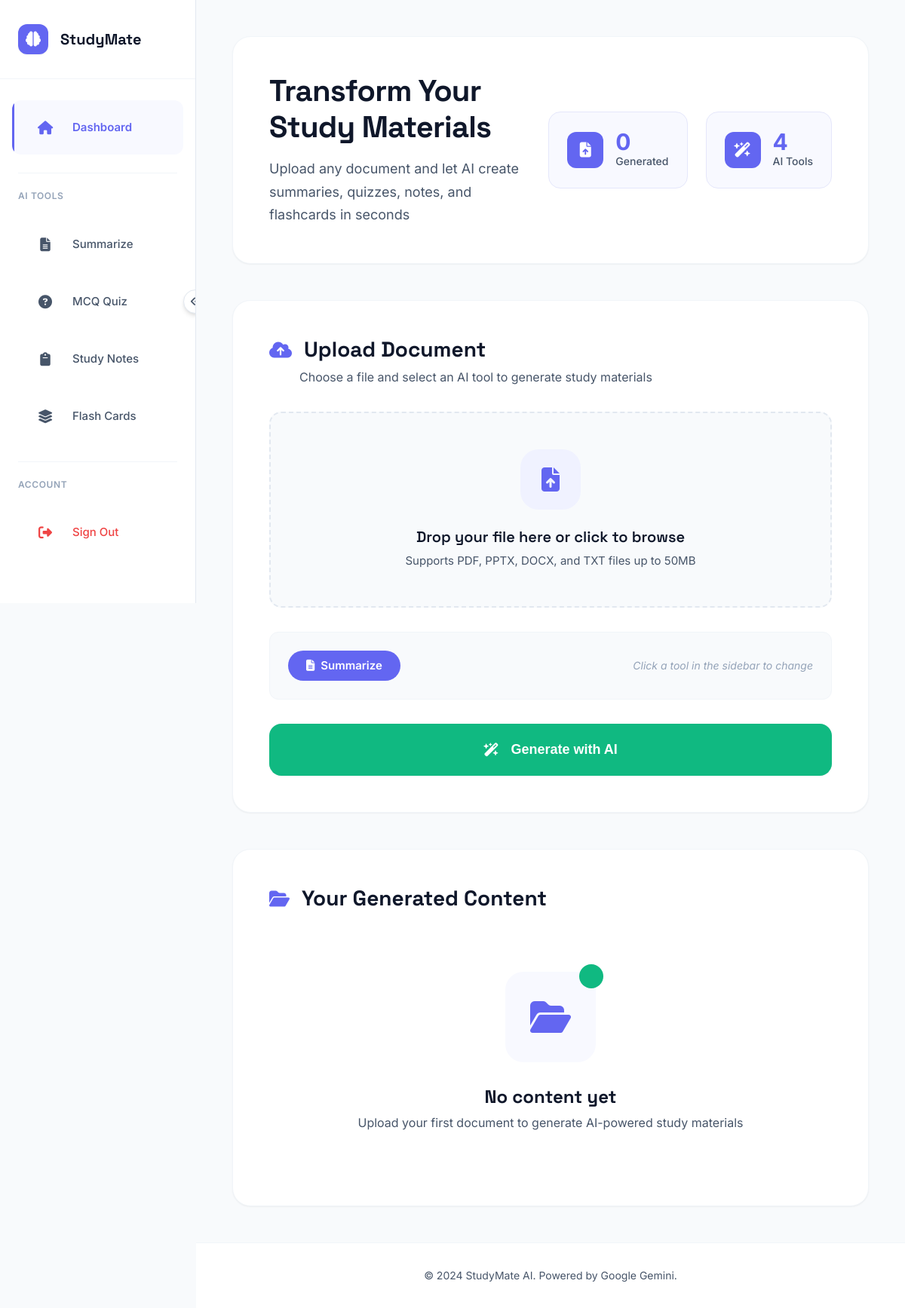
/dashboard (signed in), run on an earlier commit of the app's database.
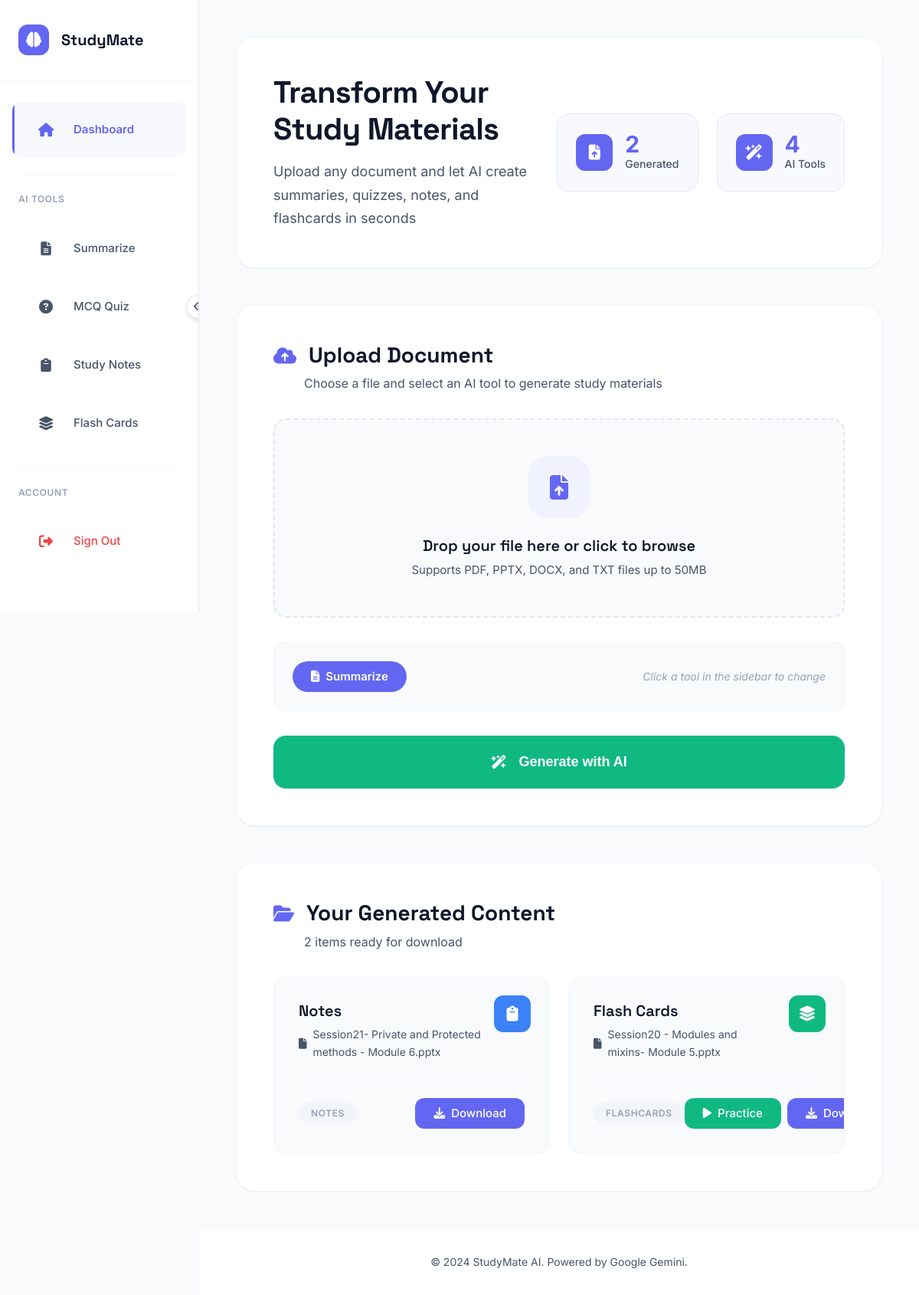
And on a later commit of the database.
### tables this page shows
CREATE TABLE jobs(
        id INTEGER PRIMARY KEY AUTOINCREMENT,
        user_id INTEGER,
        title TEXT,
        s3_input_key TEXT,
        s3_output_key TEXT,
        kind TEXT
    );

### app.py (the view)
@app.route("/dashboard")
def dashboard():
    if "user_id" not in session:
        return redirect(url_for("signin"))
    db = get_db()
    items = db.execute(
        "SELECT id,title,kind,s3_output_key,s3_input_key FROM jobs WHERE user_id=? ORDER BY id DESC",
        (session["user_id"],)
    ).fetchall()
    items_with_filenames = []
    for item in items:
        original_filename = item[4].split('/')[-1] if item[4] else "Unknown File"
        items_with_filenames.append({
            'id': item[0],
            'title': item[1],
            'kind': item[2],
            's3_output_key': item[3],
            'original_filename': original_filename
        })
    return render_template("dashboard.html", title="Dashboard", items=items_with_filenames)

### app.py (called while the page is built)
def get_db():
    conn = sqlite3.connect("studymate.db")
    conn.execute("""CREATE TABLE IF NOT EXISTS users(
        id INTEGER PRIMARY KEY AUTOINCREMENT,
        email TEXT UNIQUE,
        password_hash TEXT
    )""")
    conn.execute("""CREATE TABLE IF NOT EXISTS jobs(
        id INTEGER PRIMARY KEY AUTOINCREMENT,
        user_id INTEGER,
        title TEXT,
        s3_input_key TEXT,
        s3_output_key TEXT,
        kind TEXT
    )""")
    return conn

### templates/dashboard.html (shortened to what this page needs)
{% extends "base.html" %}
{% block content %}
<div class="dashboard-container">
    <div class="hero-section">
        <div class="hero-content">
            <h1 class="hero-title">Transform Your Study Materials</h1>
            <p class="hero-subtitle">Upload any document and let AI create summaries, quizzes, notes, and flashcards in seconds</p>
        </div>
        <div class="hero-stats">
            <div class="stat-item">
                <div class="stat-icon">
                    <i class="fas fa-file-arrow-up"></i>
                </div>
                <div class="stat-content">
                    <div class="stat-number">{{ items|length }}</div>
                    <div class="stat-label">Generated</div>
                </div>
            </div>
            <div class="stat-item">
                <div class="stat-icon">
                    <i class="fas fa-wand-magic-sparkles"></i>
                </div>
                <div class="stat-content">
                    <div class="stat-number">4</div>
                    <div class="stat-label">AI Tools</div>
                </div>
            </div>
        </div>
    </div>
    <div class="upload-section">
        <div class="section-header">
            <div class="section-title">
                <i class="fas fa-cloud-arrow-up"></i>
                <h2>Upload Document</h2>
            </div>
            <p class="section-subtitle">Choose a file and select an AI tool to generate study materials</p>
        </div>
        <form method="post" action="{{ url_for('upload') }}" enctype="multipart/form-data" class="upload-form" id="uploadForm">
            <div class="file-upload-wrapper">
                <div class="file-upload-area" id="fileUploadArea">
                    <div class="upload-icon-wrapper">
                        <div class="upload-icon" id="uploadIcon">
                            <i class="fas fa-file-arrow-up"></i>
                        </div>
                    </div>
                    <div class="upload-text">
                        <h3>Drop your file here or click to browse</h3>
                        <p>Supports PDF, PPTX, DOCX, and TXT files up to 50MB</p>
                    </div>
                </div>
            </div>
            <div class="selected-tool-display" id="selectedToolDisplay">
                <div class="tool-badge">
                    <i class="fas fa-file-lines"></i>
                    <span>Summarize</span>
                </div>
                <span class="change-tool">Click a tool in the sidebar to change</span>
            </div>
            <button type="submit" class="btn-generate" id="btnGenerate">
                <span class="btn-content">
                    <i class="fas fa-wand-magic-sparkles"></i>
                    <span>Generate with AI</span>
                </span>
            </button>
        </form>
    </div>
    <div class="outputs-section">
        <div class="section-header">
            <div class="section-title">
                <i class="fas fa-folder-open"></i>
                <h2>Your Generated Content</h2>
            </div>
            {% if items %}
            <p class="section-subtitle">{{ items|length }} item{% if items|length != 1 %}s{% endif %} ready for download</p>
            {% endif %}
        </div>
        {% if items %}
            <div class="outputs-grid">
                {% for item in items %}
                <div class="output-card">
                    <div class="output-type-badge badge-{{ item.kind }}">
                        {% if item.kind == 'summarize' %}
                            <i class="fas fa-file-lines"></i>
                        {% elif item.kind == 'mcq' %}
                            <i class="fas fa-circle-question"></i>
                        {% elif item.kind == 'flashcards' %}
                            <i class="fas fa-layer-group"></i>
                        {% else %}
                            <i class="fas fa-clipboard"></i>
                        {% endif %}
                    </div>
                    <div class="output-header">
                        <h4>{{ item.title }}</h4>
                        <div class="output-meta">
                            <span class="output-filename">
                                <i class="fas fa-file"></i>
                                {{ item.original_filename }}
                            </span>
                        </div>
                    </div>
                    <div class="output-footer">
                        <span class="output-type-label">{{ item.kind.title() }}</span>
                        <div class="output-actions">
                            {% if item.kind == 'flashcards' %}
                            <a href="{{ url_for('view_flashcards', job_id=item.id) }}" class="btn-practice">
                                <i class="fas fa-play"></i>
                                <span>Practice</span>
                            </a>
                            {% endif %}
                            <a href="{{ url_for('download', job_id=item.id) }}" class="btn-download">
                                <i class="fas fa-download"></i>
                                <span>Download</span>
                            </a>
                        </div>
                    </div>
                </div>
                {% endfor %}
            </div>
        {% else %}
            <div class="empty-state">
                <div class="empty-illustration">
                    <div class="empty-icon">
                        <i class="fas fa-folder-open"></i>
                    </div>
                    <div class="empty-sparkles">
                    </div>
                </div>
                <h3>No content yet</h3>
                <p>Upload your first document to generate AI-powered study materials</p>
            </div>
        {% endif %}
    </div>
</div>
{% endblock %}

### templates/base.html (shortened to what this page needs)
<!DOCTYPE html>
<html lang="en">
<head>
    <link rel="stylesheet" href="https://cdnjs.cloudflare.com/ajax/libs/font-awesome/6.4.0/css/all.min.css">
    <link rel="stylesheet" href="{{ url_for('static', filename='style.css') }}">
</head>
<body>
    {% if session.user_id %}
    <aside class="sidebar" id="sidebar">
        <div class="sidebar-header">
            <div class="logo">
                <div class="logo-icon">
                    <i class="fas fa-brain"></i>
                </div>
                <span class="logo-text">StudyMate</span>
            </div>
        </div>
        <nav class="sidebar-nav">
            <a href="{{ url_for('dashboard') }}" class="nav-item active" data-tooltip="Dashboard">
                <div class="nav-icon">
                    <i class="fas fa-home"></i>
                </div>
                <span class="nav-text">Dashboard</span>
            </a>
            <div class="nav-divider">
                <span class="nav-divider-text">AI Tools</span>
            </div>
            <a href="#" class="nav-item" data-tool="summarize" data-tooltip="Summarize">
                <div class="nav-icon">
                    <i class="fas fa-file-lines"></i>
                </div>
                <span class="nav-text">Summarize</span>
            </a>
            <a href="#" class="nav-item" data-tool="mcq" data-tooltip="MCQ Quiz">
                <div class="nav-icon">
                    <i class="fas fa-circle-question"></i>
                </div>
                <span class="nav-text">MCQ Quiz</span>
            </a>
            <a href="#" class="nav-item" data-tool="notes" data-tooltip="Study Notes">
                <div class="nav-icon">
                    <i class="fas fa-clipboard"></i>
                </div>
                <span class="nav-text">Study Notes</span>
            </a>
            <a href="#" class="nav-item" data-tool="flashcards" data-tooltip="Flash Cards">
                <div class="nav-icon">
                    <i class="fas fa-layer-group"></i>
                </div>
                <span class="nav-text">Flash Cards</span>
            </a>
            <div class="nav-divider">
                <span class="nav-divider-text">Account</span>
            </div>
            <a href="{{ url_for('signout') }}" class="nav-item nav-item-logout" data-tooltip="Sign Out">
                <div class="nav-icon">
                    <i class="fas fa-right-from-bracket"></i>
                </div>
                <span class="nav-text">Sign Out</span>
            </a>
        </nav>
        <button class="sidebar-toggle" id="sidebarToggle">
            <i class="fas fa-angles-left"></i>
        </button>
    </aside>
    {% endif %}
    <div class="main-wrapper" id="mainWrapper">
        <main class="main-content">
            {% block content %}{% endblock %}
        </main>
        <footer class="footer">
            <p>&copy; 2024 StudyMate AI. Powered by Google Gemini.</p>
        </footer>
    </div>
</body>
</html>

What changed in the data, as far as the page shows it:
added jobs: title "Notes", original_filename "Session21- Private and Protected methods - Module 6.pptx", kind "NOTES"
added jobs: title "Flash Cards", original_filename "Session20 - Modules and mixins- Module 5.pptx", kind "FLASHCARDS"
Also different on the page:
{{ items|length }}: "0" → "2"
{{ items|length }}: (not shown) → "2"
text no longer shown: "No content yet Upload your first document to generate AI-powered study materials"
text now shown: "item s ready for download"
